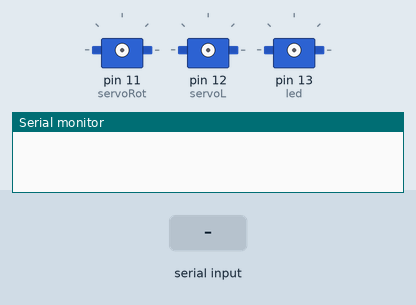
Bench run of a sketch on a simulated Arduino Uno, built with avr-gcc and run on an emulated ATmega328P. Parts: 3 × servo, the last lines printed to the serial monitor. Inputs (shaded band) come from the test bench.

Above: at 2.1 s.
2.2 s: "0" received over Serial
At 4.1 s:
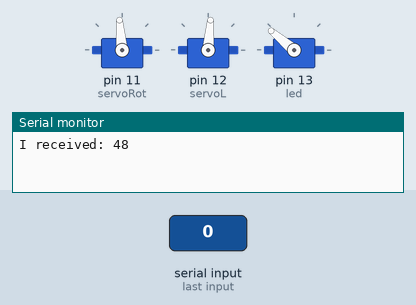
4.4 s: byte 54 (54) received over Serial
At 6.0 s:
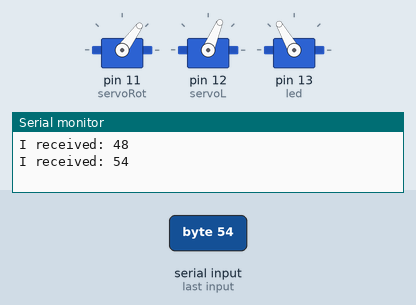
6.6 s: byte 55 (55) received over Serial
At 7.21 s:
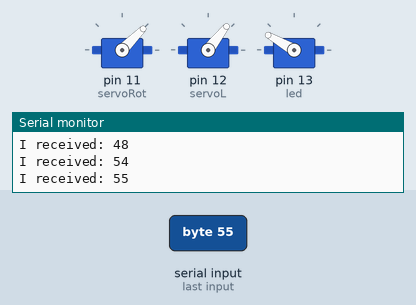
8.8 s: byte 56 (56) received over Serial
At 10.5 s:
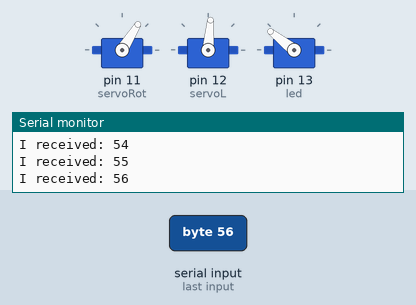
11.0 s: byte 57 (57) received over Serial
At 12.2 s:
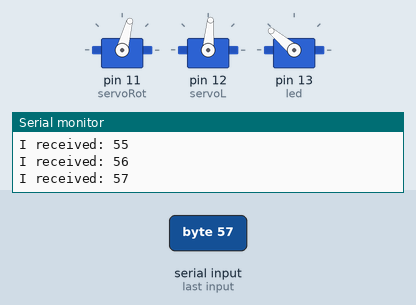
13.2 s: byte 58 (58) received over Serial
At 15.1 s:
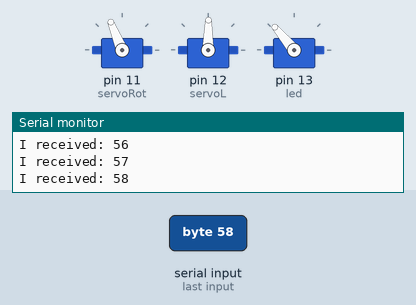
Timing chart, 0 to 16.4 s (numbered marks = the images above; inputs shaded):
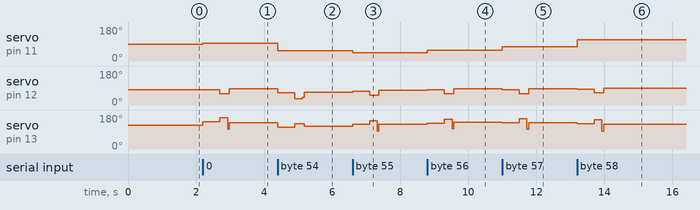

The sketch:

RobotArm.ino
```cpp
#include <Servo.h>

int incomingByte = 0;
int led = 13;
int x = 0;

Servo servoRot;
Servo servoL;
Servo servoR;

void Servoatch() {
  servoRot.attach(11);
  servoL.attach(12);
  servoR.attach(13);
}
void Serovdetach() {
  servoRot.detach();
  delay(50);
  servoL.detach();
  delay(50);
  servoR.detach();
  delay(50);
  servoRot.detach();
  delay(50);
  servoL.detach();
  delay(50);
  servoR.detach();
  delay(50);
}
void setup() {
  Serial.begin(9600);
  pinMode(led, OUTPUT);
  selector(100);
}
int delaytime = 50;
void loop() {

  if (Serial.available()) {
    Servoatch();
    int incomingByte = Serial.read();
    Serial.print("I received: ");
    Serial.println(incomingByte);
    if (incomingByte == 48) {
      //0
      //arduino 48
      selector(0);
      delay(delaytime);
    }
    if (incomingByte == 49) {
      //1
      //arduino 49
      selector(1);
      delay(delaytime);
    }
    if (incomingByte == 50) {
      //2
      //arduino 50
      selector(2);
      delay(delaytime);
    }
    if (incomingByte == 51) {
      //3
      //arduino 51
      selector(3);
      delay(delaytime);
    }
    if (incomingByte == 52) {
      //4
      //arduino 52
      selector(4);
      delay(delaytime);
    }
    if (incomingByte == 53) {
      //5
      //arduino 53
      selector(5);
      delay(delaytime);
    }
    if (incomingByte == 54) {
      //6
      //arduino 54
      selector(6);
      delay(delaytime);
    }
    if (incomingByte == 55) {
      //7
      //arduino 55
      selector(7);
      delay(delaytime);
    }
    if (incomingByte == 56) {
      //8
      //arduino 56
      selector(8);
      delay(delaytime);
    }
    if (incomingByte == 57) {
      //9
      // arduino 57
      selector(9);
      delay(delaytime);
    }
    if (incomingByte == 58) {
      //. to :
      // arduino 46
      selector(20);
      delay(delaytime);
    }
    if (incomingByte == 98) {
      //backspace
      //arduino 112
      selector(21);
      delay(delaytime);
    }
    if (incomingByte == 100) {
      //d for detaching the servo's
      //arduino 104
      Serovdetach();
    }
    if (incomingByte == 97){
      //a for ataching the servo
      //arduino 97
      Servoatch();
    }
  }
}
void armpos(int rot, int servoLeft, int servoRight ) {
  //write top var's to servo's white animation
  servoL.write(servoLeft + 30);
  servoR.write(servoRight - 20);
  servoRot.write(rot);
  delay(500);
  servoR.write(servoRight);
  servoL.write(servoLeft);
  delay(225);
}

void armposB(int rot, int servoLeft, int servoRight ) {
  //write bottom var's to servo's white animation
  servoL.write(servoLeft + 20);
  servoR.write(servoRight - 20);
  servoRot.write(rot);
  delay(500);
  servoL.write(servoLeft);
  servoR.write(servoRight);
  delay(225);
}
void armposHA(int rot, int servoLeft, int servoRight ) {
  //write bottom var's to servo's white animation
  servoL.write(servoLeft);
  servoRot.write(rot);
  delay(50);
  servoL.write(servoLeft + 25);
  servoR.write(servoRight - 5);
  delay(175);
}
void armposHB(int rot, int servoLeft, int servoRight ) {
  //write bottom var's to servo's white animation
  servoR.write(servoRight - 40);
  servoRot.write(rot);
  delay(50);
  servoL.write(servoLeft + 25);
  servoR.write(servoRight - 5);
  delay(175);
}


void selector(int val) {
  switch (val) {
    case 1:
      armpos(114, 32, 130);
      armposHA(114, 35, 115);
      break;
    case 2:
      armpos(103, 38, 140);
      armposHA(103, 42, 125);
      break;
    case 3:
      armpos(92, 45, 140);
      armposHA(92, 45, 125);
      break;
    case 4:
      armpos(75, 44, 140);
      armposHA(75, 46, 125);
      break;
    case 5:
      armpos(65, 34, 145);
      armposHA(65, 38, 130);
      break;
    case 6:
      armpos(54, 34, 135);
      armposHA(54, 42, 125);
      break;
    case 7:
      armposB(45, 52, 150);
      armposHB(45, 52, 135);
      break;
    case 8:
      armposB(58, 60, 157);
      armposHB(58, 60, 147);
      break;
    case 9:
      armposB(75, 60, 160);
      armposHB(75, 60, 145);
      break;
    case 0:
      armposB(95, 60, 165);
      armposHB(95, 60, 145);
      break;
    case 20:
      //dubblepunt;
      armposB(112, 64, 155);
      armposHB(112, 64, 135);
      break;
    case 21:
      //backspace
      armposB(125, 55, 145);
      armposHB(125, 55, 130);
      break;
    case 100:
      //home center
      armposB(90, 55, 142);
      armposHB(90, 55, 132);
      break;
    default:
      break;
  }
}
```

Measured:
- after the input at 2.2 s, servo on pin 11 (servoRot): 90° → 95° at once; servo on pin 12 (servoL): 80° → 60° after 0.50 s, → 85° 0.28 s later; servo on pin 13 (led): 127° → 145° at once, → 165° 0.50 s later, → 140° 0.23 s later
- after the input at 4.4 s, servo on pin 11 (servoRot): 95° → 54° at once; servo on pin 12 (servoL): 85° → 64° at once, → 34° 0.50 s later, → 67° 0.23 s later; servo on pin 13 (led): 140° → 115° at once, → 135° 0.50 s later, → 120° 0.28 s later
- after the input at 6.6 s, servo on pin 11 (servoRot): 54° → 45° at once; servo on pin 12 (servoL): 67° → 72° at once, → 52° 0.50 s later, → 77° 0.28 s later; servo on pin 13 (led): 120° → 130° at once, → 150° 0.50 s later, → 130° 0.23 s later
- after the input at 8.8 s, servo on pin 11 (servoRot): 45° → 58° at once; servo on pin 12 (servoL): 77° → 80° at once, → 60° 0.50 s later, → 85° 0.28 s later; servo on pin 13 (led): 130° → 137° at once, → 157° 0.50 s later, → 142° 0.23 s later
- after the input at 11.0 s, servo on pin 11 (servoRot): 58° → 75° at once; servo on pin 12 (servoL): 85° → 80° at once, → 60° 0.50 s later, → 85° 0.28 s later; servo on pin 13 (led): 142° → 140° at once, → 160° 0.50 s later, → 140° 0.23 s later
- after the input at 13.2 s, servo on pin 11 (servoRot): 75° → 112° at once; servo on pin 12 (servoL): 85° → 84° at once, → 64° 0.50 s later, → 89° 0.28 s later; servo on pin 13 (led): 140° → 135° at once, → 155° 0.50 s later, → 130° 0.23 s later
